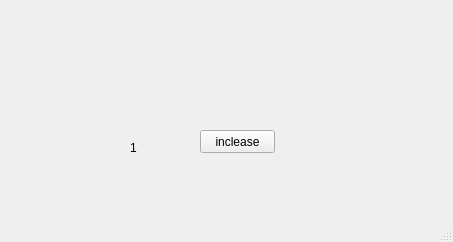
<?xml version="1.0" encoding="UTF-8"?>
<ui version="4.0">
 <class>MainWindow</class>
 <widget class="QMainWindow" name="MainWindow">
  <property name="geometry">
   <rect>
    <x>0</x>
    <y>0</y>
    <width>453</width>
    <height>242</height>
   </rect>
  </property>
  <property name="windowTitle">
   <string>MainWindow</string>
  </property>
  <widget class="QWidget" name="centralwidget">
   <widget class="QLabel" name="lbl">
    <property name="geometry">
     <rect>
      <x>130</x>
      <y>140</y>
      <width>31</width>
      <height>16</height>
     </rect>
    </property>
    <property name="text">
     <string>1</string>
    </property>
   </widget>
   <widget class="QPushButton" name="pb">
    <property name="geometry">
     <rect>
      <x>200</x>
      <y>130</y>
      <width>75</width>
      <height>23</height>
     </rect>
    </property>
    <property name="text">
     <string>inclease</string>
    </property>
   </widget>
  </widget>
  <widget class="QMenuBar" name="menubar">
   <property name="geometry">
    <rect>
     <x>0</x>
     <y>0</y>
     <width>453</width>
     <height>21</height>
    </rect>
   </property>
  </widget>
  <widget class="QStatusBar" name="statusbar"/>
 </widget>
 <resources/>
 <connections/>
</ui>
